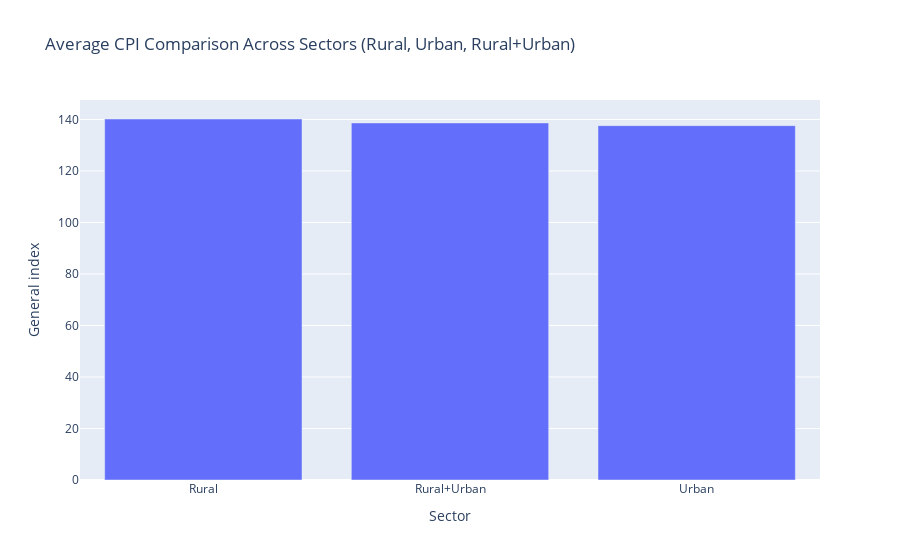

Notebook code for this chart:
### Code cell
fig = px.bar(sectorcpi, x='Sector', y='General index', title='Average CPI Comparison Across Sectors (Rural, Urban, Rural+Urban)')
fig.show()

### Figure 1 — Plotly figure (JSON) as saved in the notebook; plotly's stock layout.template omitted (floating-point values rounded to 4 significant figures)
{"data": [{"alignmentgroup": "True", "hovertemplate": "Sector=%{x}<br>General index=%{y}<extra></extra>", "legendgroup": "", "marker": {"color": "#636efa", "pattern": {"shape": ""}}, "name": "", "offsetgroup": "", "orientation": "v", "showlegend": false, "textposition": "auto", "type": "bar", "x": ["Rural", "Rural+Urban", "Urban"], "xaxis": "x", "y": [140.2, 138.7, 137.6], "yaxis": "y"}], "layout": {"barmode": "relative", "legend": {"tracegroupgap": 0}, "title": {"text": "Average CPI Comparison Across Sectors (Rural, Urban, Rural+Urban)"}, "xaxis": {"anchor": "y", "domain": [0, 1], "title": {"text": "Sector"}}, "yaxis": {"anchor": "x", "domain": [0, 1], "title": {"text": "General index"}}}}
